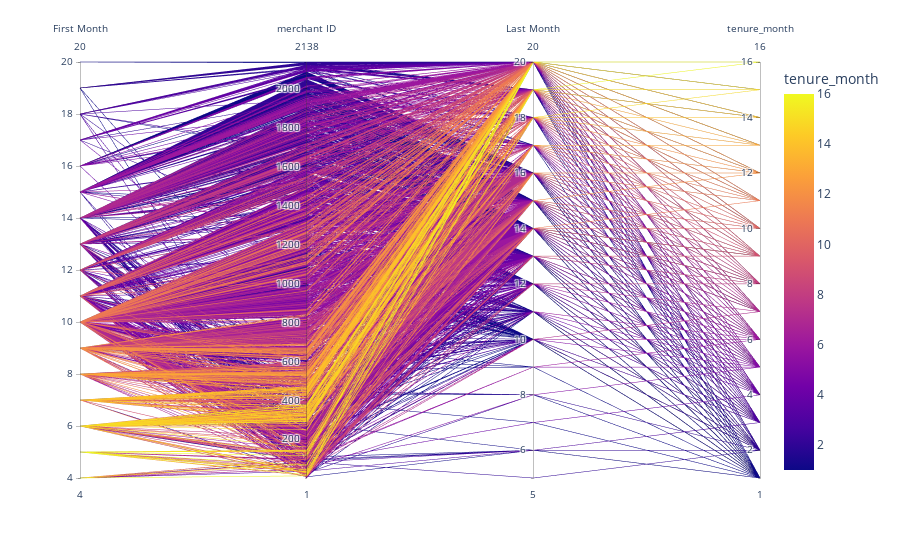

This figure's notebook cell:
### Code cell
fig = px.parallel_coordinates(merchant_attributes[["first_month","merchant_id","last_month","tenure_month"]], \
        color="tenure_month", labels={"merchant_id": "merchant ID",
                "first_month": "First Month", "last_month": "Last Month", },)
                             #color_continuous_scale=px.colors.diverging.Tealrose,
                            # color_continuous_midpoint=2)
fig.show()

### Figure 1 — Plotly figure (JSON) as saved in the notebook; plotly's stock layout.template omitted (floating-point values rounded to 4 significant figures; data arrays with more than 128 entries replaced by an {"elided": "..."} marker saying what was removed)
{"data": [{"dimensions": [{"label": "First Month", "values": {"elided": "2138 int values"}}, {"label": "merchant ID", "values": {"elided": "2138 int values"}}, {"label": "Last Month", "values": {"elided": "2138 int values"}}, {"label": "tenure_month", "values": {"elided": "2138 int values"}}], "domain": {"x": [0, 1], "y": [0, 1]}, "line": {"color": {"elided": "2138 int values"}, "coloraxis": "coloraxis"}, "name": "", "type": "parcoords"}], "layout": {"coloraxis": {"colorbar": {"title": {"text": "tenure_month"}}, "colorscale": [[0, "#0d0887"], [0.1111, "#46039f"], [0.2222, "#7201a8"], [0.3333, "#9c179e"], [0.4444, "#bd3786"], [0.5556, "#d8576b"], [0.6667, "#ed7953"], [0.7778, "#fb9f3a"], [0.8889, "#fdca26"], [1, "#f0f921"]]}, "legend": {"tracegroupgap": 0}, "margin": {"t": 60}}}
